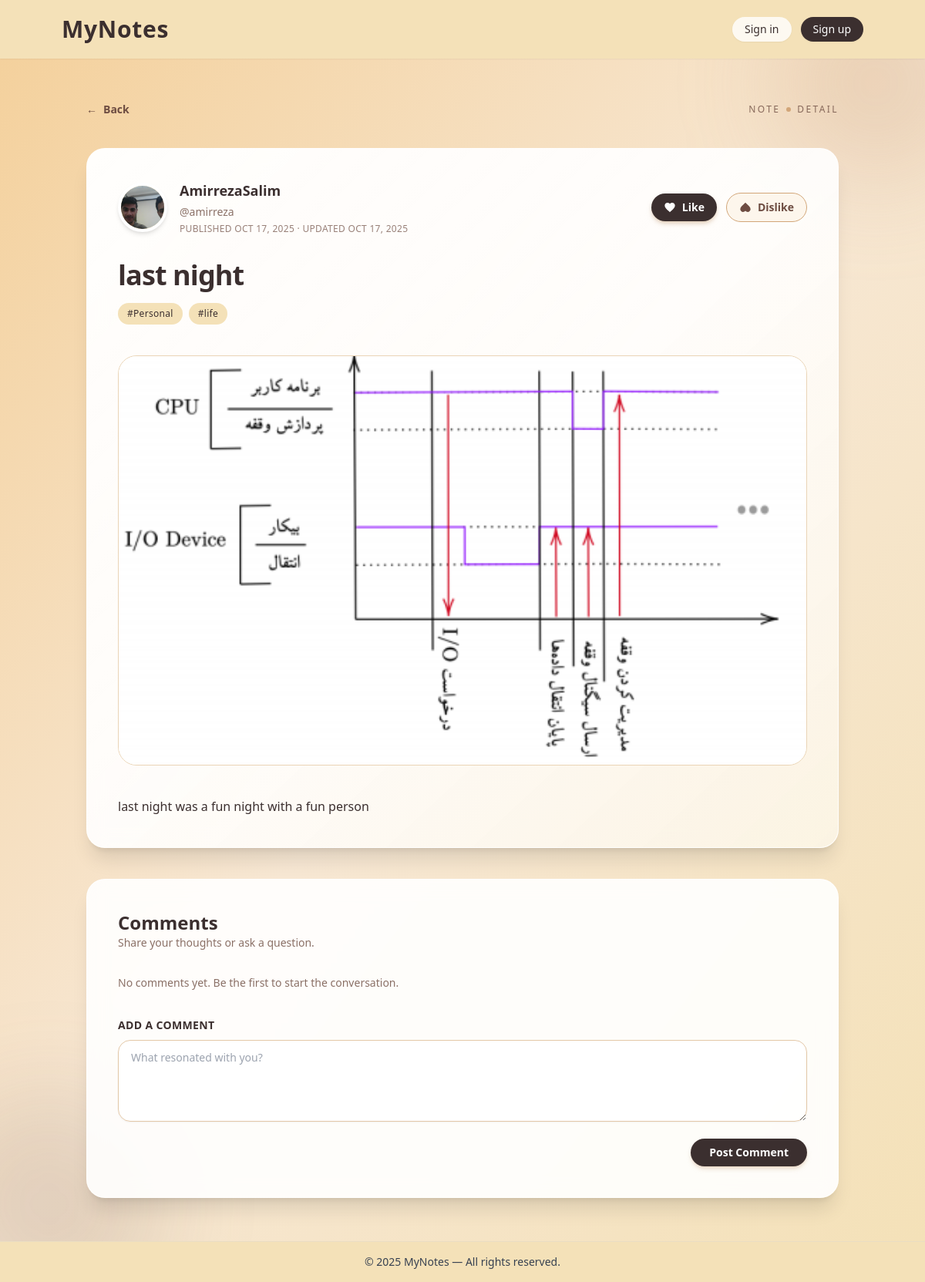
Before: /dashboard/viewNote/1 with the older database file.
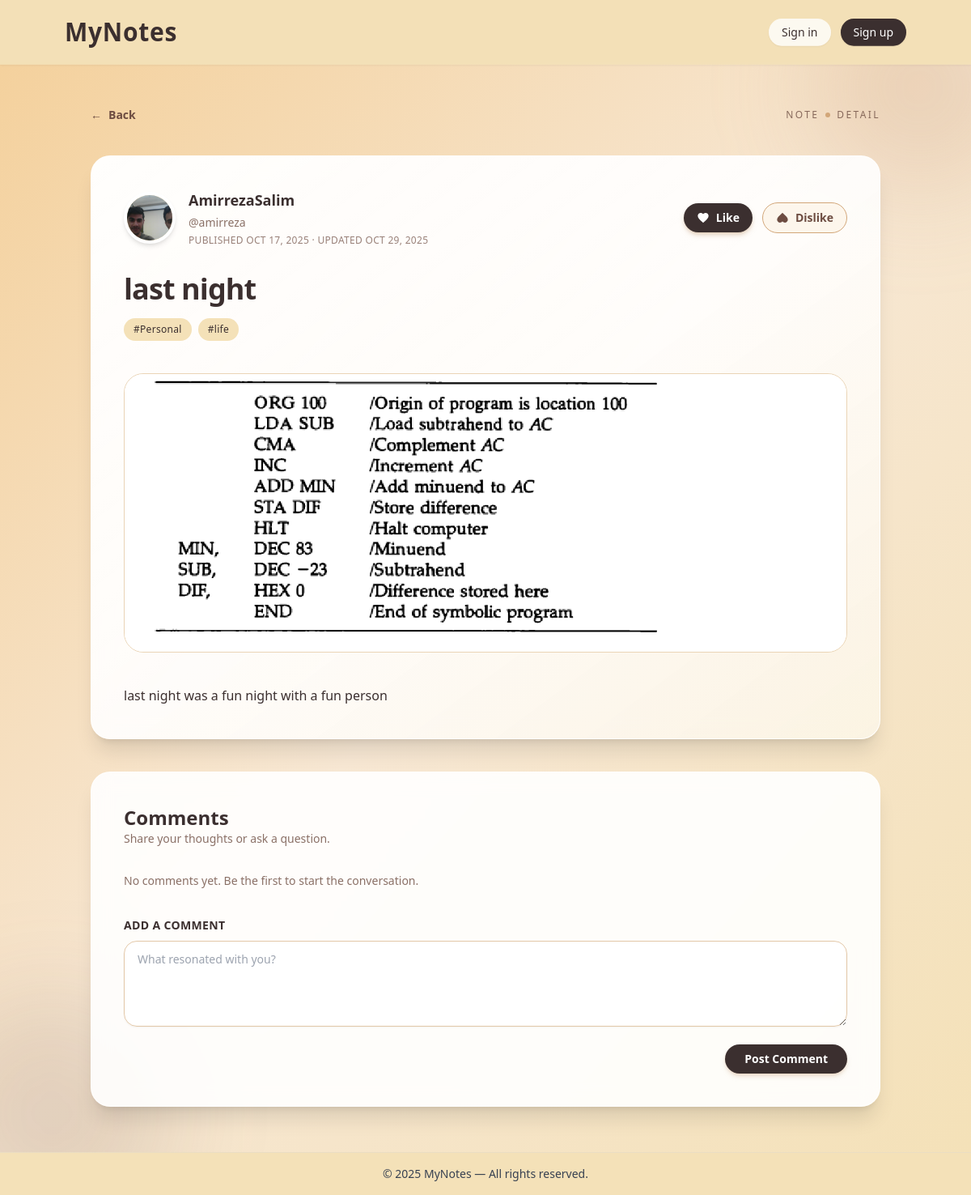
After: the same page with the newer database file.
### notes/models.py (models this page shows)
class Note(models.Model):
    title = models.CharField(max_length=30,blank=False)
    content = models.TextField(blank=True,null=True)
    image = models.ImageField(upload_to='notePics/', blank=True, null=True)
    createdAt = models.DateTimeField(auto_now_add=True)
    editedAt = models.DateTimeField(auto_now=True)
    author = models.ForeignKey(Profile,on_delete=models.CASCADE)
    tags = models.ManyToManyField(NoteTag,blank=True,null=True)

### notes/views.py (the view)
# urls.py: path('viewNote/<int:pk>',viewNote,name="viewNote"),
def viewNote(request, pk):
    note = get_object_or_404(Note, pk=pk)
    author_profile = note.author
    viewer_profile = request.user.profile if request.user.is_authenticated else None
    profile_url = "#"
    if author_profile and getattr(author_profile, "user", None):
        if request.user.is_authenticated and request.user == author_profile.user:
            profile_url = reverse("dashboard")
    context = {
        "profile": author_profile,
        "note": note,
        "viewer_profile": viewer_profile,
        "viewer": request.user if request.user.is_authenticated else None,
        "profile_url": profile_url,
    }
    return render(request, "viewNote.html", context=context)

### templates/viewNote.html (shortened to what the changed rows need)
{% extends "base.html" %}
{% block content %}
<section class="relative flex-1 w-full overflow-hidden">
    <div class="relative max-w-5xl mx-auto px-6 py-14 space-y-10">
        {% url 'dashboard' as dashboard_url %}
        <article class="relative bg-white/90 backdrop-blur-md border border-white/70 rounded-3xl shadow-xl overflow-hidden">
            <div class="relative p-10 space-y-10">
                <header class="flex flex-col gap-8">
                    <div class="flex flex-wrap items-center gap-6">
                        <a href="{{ profile_url|default:'#' }}" class="flex items-center gap-4 group">
                            <div class="space-y-1">
                                <span class="block text-lg font-semibold text-[#3b2f2f] group-hover:text-[#6d4c41] transition">
                                    {{ profile.Display_name|default:profile.user.get_full_name|default:profile.user.username|default:"Unknown author" }}
                                </span>
                                {% if profile and profile.user %}
                                    <span class="block text-sm text-[#6d4c41]/80">@{{ profile.user.username }}</span>
                                {% endif %}
                                <span class="block text-xs uppercase tracking-wide text-[#6d4c41]/70">
                                    Published {{ note.createdAt|date:"M j, Y" }}
                                    {% if note.editedAt and note.editedAt != note.createdAt %}
                                        · Updated {{ note.editedAt|date:"M j, Y" }}
                                    {% endif %}
                                </span>
                            </div>
                        </a>
                    </div>
                    <div class="space-y-4">
                        <h1 class="text-3xl sm:text-4xl font-semibold text-[#3b2f2f] tracking-tight">
                            {{ note.title|default:"Untitled note" }}
                        </h1>
                        {% if note.tags.exists %}
                            <div class="flex flex-wrap gap-2">
                                {% for tag in note.tags.all %}
                                    <span class="px-3 py-1.5 rounded-full bg-[#f4e1b8] text-xs font-medium text-[#3b2f2f] tracking-wide">#{{ tag.title }}</span>
                                {% endfor %}
                            </div>
                        {% endif %}
                    </div>
                </header>
                {% if note.image %}
                    <div class="overflow-hidden rounded-3xl border border-[#ead4b6] shadow-inner">
                        <img src="{{ note.image.url }}" alt="{{ note.title|default:'Note image' }}" class="w-full h-auto object-cover">
                    </div>
                {% endif %}
                {% if note.content %}
                    <div class="prose max-w-none text-[#3b2f2f] leading-relaxed">
                        {{ note.content|linebreaks }}
                    </div>
                {% else %}
                    <p class="text-sm text-[#6d4c41]/80">
                        This note does not have any content yet.
                    </p>
                {% endif %}
            </div>
        </article>
        <section class="bg-white/90 backdrop-blur-md border border-white/70 rounded-3xl shadow-xl p-10 space-y-8">
            <div>
                <h2 class="text-2xl font-semibold text-[#3b2f2f]">Comments</h2>
            </div>
        </section>
    </div>
</section>
{% endblock %}

Changed rows visible on the page:
changed Note "last night": editedAt "OCT 17, 2025" → "OCT 29, 2025"; image: a different picture
